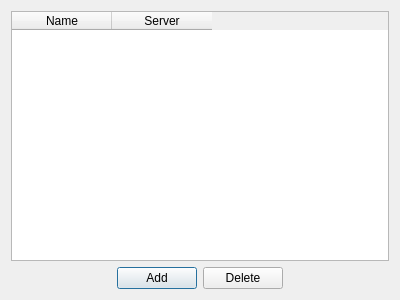
<?xml version="1.0" encoding="UTF-8"?>
<ui version="4.0">
 <class>DatabaseList</class>
 <widget class="QDialog" name="DatabaseList">
  <property name="geometry">
   <rect>
    <x>0</x>
    <y>0</y>
    <width>400</width>
    <height>300</height>
   </rect>
  </property>
  <property name="windowTitle">
   <string>Открыть БД</string>
  </property>
  <layout class="QVBoxLayout" name="verticalLayout">
   <item>
    <widget class="QTableWidget" name="tableWidget">
     <column>
      <property name="text">
       <string>Name</string>
      </property>
     </column>
     <column>
      <property name="text">
       <string>Server</string>
      </property>
     </column>
    </widget>
   </item>
   <item>
    <layout class="QHBoxLayout" name="horizontalLayout">
     <item>
      <spacer name="horizontalSpacer">
       <property name="orientation">
        <enum>Qt::Horizontal</enum>
       </property>
       <property name="sizeHint" stdset="0">
        <size>
         <width>40</width>
         <height>20</height>
        </size>
       </property>
      </spacer>
     </item>
     <item>
      <widget class="QPushButton" name="addButton">
       <property name="text">
        <string>Add</string>
       </property>
      </widget>
     </item>
     <item>
      <widget class="QPushButton" name="deleteButton">
       <property name="text">
        <string>Delete</string>
       </property>
      </widget>
     </item>
     <item>
      <spacer name="horizontalSpacer_2">
       <property name="orientation">
        <enum>Qt::Horizontal</enum>
       </property>
       <property name="sizeHint" stdset="0">
        <size>
         <width>40</width>
         <height>20</height>
        </size>
       </property>
      </spacer>
     </item>
    </layout>
   </item>
  </layout>
 </widget>
 <resources/>
 <connections/>
</ui>
